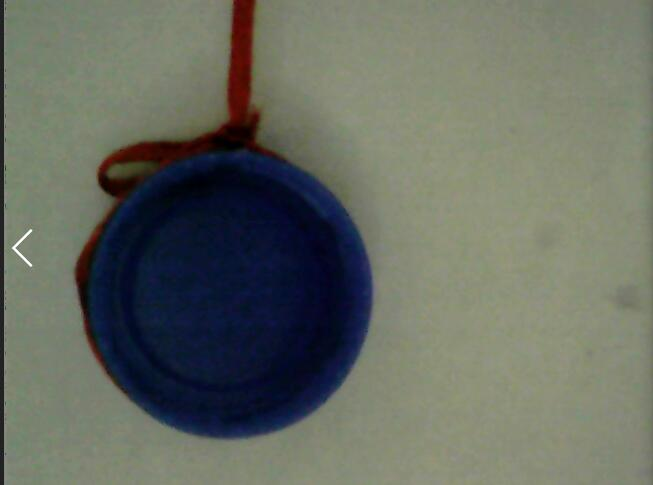
#> input picture LearningOpenCV3WithPython/circleDetection/1.jpg, 653 x 485 px
$ python -i findCircle.py   (imports and definitions only)
#> lines starting #> are read from the running program, lines starting #| are printed output that depends on the picture; after the words box and inside, x2 and y2 are one past the last pixel; in counts of white or black regions, pixels touching at a corner belong together
#> further down, picture is the input picture: shape (485, 653, 3); mean B, G, R 97.6, 107.6, 102.9
import cv2

clicked = False


def onMouse(event, X, Y, flags, param):
    global clicked
    if event == cv2.EVENT_LBUTTONUP:
        clicked = True

# 寻找圆形
def findCircles(img):
    # print('------------------------------')
    # 载入并显示图片

    cv2.imshow('my image',img)

    # 降噪（模糊处理用来减少瑕疵点）
    result = cv2.blur(img, (5, 5))
    # cv2.imshow('blur 2', result)

    # 灰度化,就是去色（类似老式照片）
    gray = cv2.cvtColor(result, cv2.COLOR_BGR2GRAY)
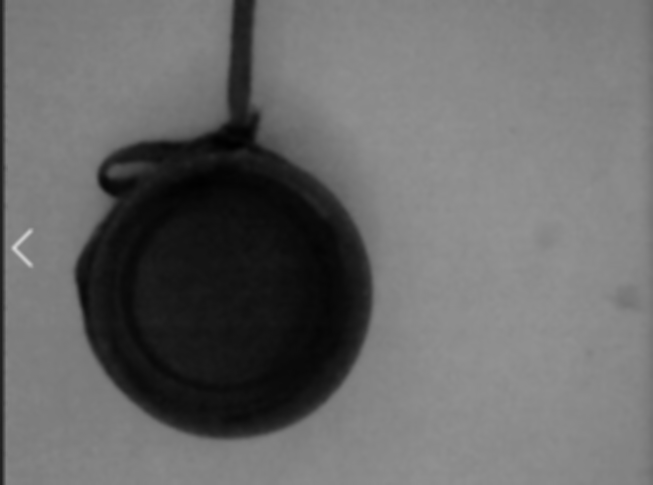
#> gray: shape (485, 653); min 1, max 211, mean 105.1
    # cv2.imshow('cvtColor 3', gray)

    # param1的具体实现，用于边缘检测
    canny = cv2.Canny(img, 40, 80)
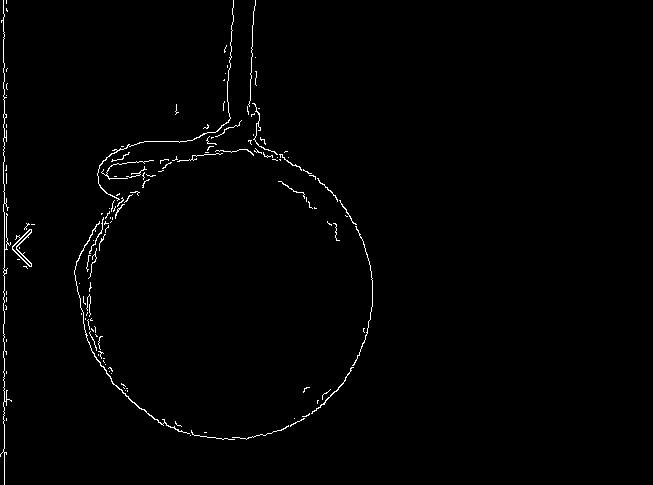
#> canny: shape (485, 653); 1.1% white in thin lines or dots, all inside (x1, y1, x2, y2) = (0, 0, 373, 485)
    # cv2.imshow('canny 4', canny)

    # 霍夫变换圆检测
    circles = cv2.HoughCircles(gray, cv2.HOUGH_GRADIENT, 1, 50, param1=80,
                               param2=30, minRadius=110, maxRadius=150)
#> circles = [[226.5, 292.5, 145]]


    print(str(circles))
#| [[[226.5 292.5 145. ]]]

    print('-------------我是条分割线-----------------')
    # 根据检测到圆的信息，画出每一个圆
    if circles is not None:
        for circle in circles[0]:
            # 圆的基本信息
            print(circle[2])
            # 坐标行列(就是圆心)
            x = int(circle[0])
            y = int(circle[1])
            # 半径
            r = int(circle[2])
            # 在原图用指定颜色圈出圆，参数设定为int所以圈画存在误差
            img = cv2.circle(img, (x, y), r, (0, 255, 255), 3, 8, 0)

            ox = int(x + r / 2.0)
            oy = int(y + r / 2.0)
            img = cv2.circle(img, (x, y), 2, (0, 0, 255), 2, 8, 0)
#> this loop made 1 pass
#> (circle, x, y, r, ox, oy) on pass 1: ([226.5, 292.5, 145], 226, 292, 145, 298, 364)
#| 145.0
#> pass 1, in findCircles, `img = cv2.circle(img, (x, y), r, (0, 255, 255), 3, 8, 0)`:
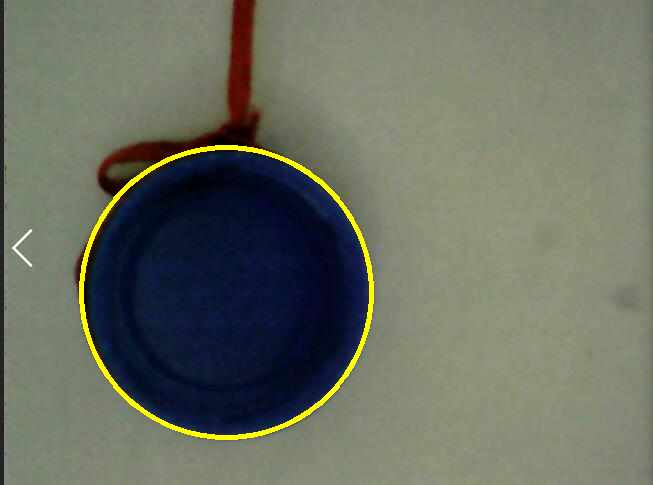
#> img: shape (485, 653, 3); 1.42% of pixels changed, all inside (x1, y1, x2, y2) = (79, 145, 374, 440)
    else:
        print("本帧图片没有发现圆形")


    # 显示新图像
    # cv2.imshow('find circle', img)
    return img

# [19 lines not run here, left out]

>>> import cv2
>>> picture = cv2.imread('1.jpg')
>>> result = findCircles(picture)

$ run again, on LearningOpenCV3WithPython/circleDetection/3.jpg
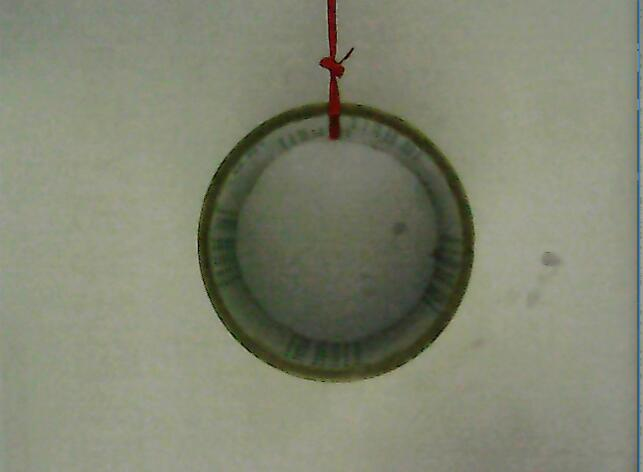
#> input picture LearningOpenCV3WithPython/circleDetection/3.jpg, 643 x 472 px
#> picture is the input picture: shape (472, 643, 3); mean B, G, R 113.5, 133.1, 129.4
#> in findCircles, `canny = cv2.Canny(img, 40, 80)`:
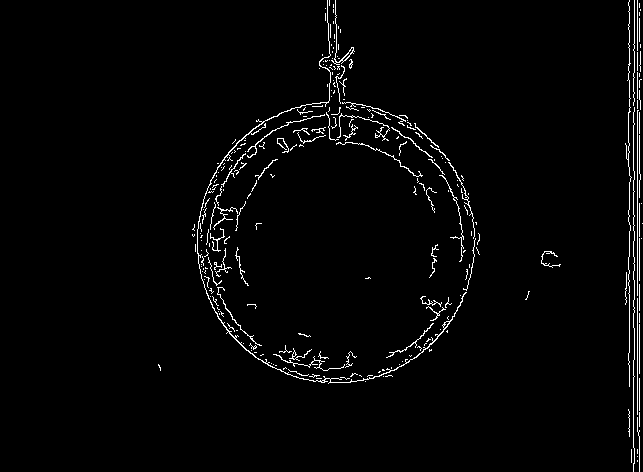
#> canny: shape (472, 643); 2.2% white in thin lines or dots, all inside (x1, y1, x2, y2) = (158, 0, 643, 472)
#> circles = [[336.5, 242.5, 140.4]]
#| [[[336.5 242.5 140.4]]]
#> the loop in findCircles, `for circle in circles[0]:` made 1 pass
#> (circle, x, y, r, ox, oy) on pass 1: ([336.5, 242.5, 140.4], 336, 242, 140, 406, 312)
#> (printed output is left out)
#> pass 1, in findCircles, `img = cv2.circle(img, (x, y), r, (0, 255, 255), 3, 8, 0)`:
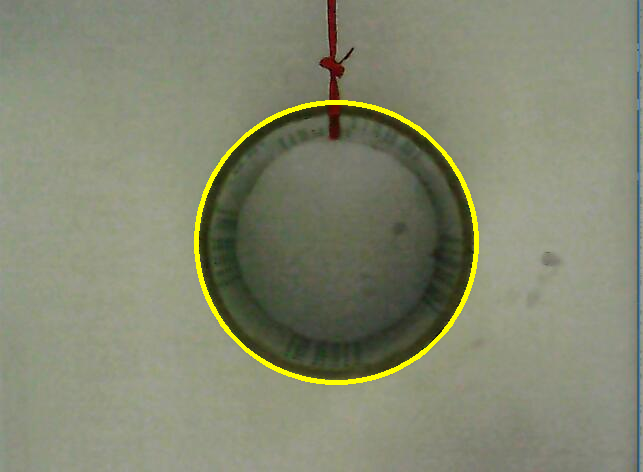
#> img: shape (472, 643, 3); 1.43% of pixels changed, all inside (x1, y1, x2, y2) = (194, 100, 479, 385)
